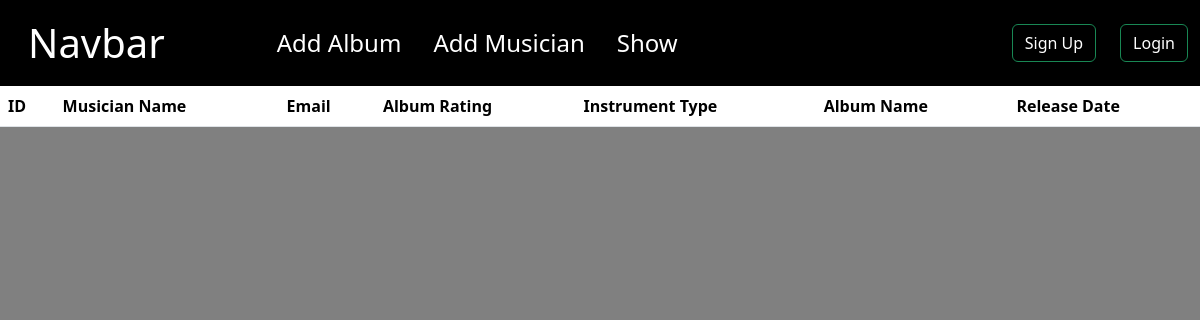
/show/, run on an earlier commit of the app's database.
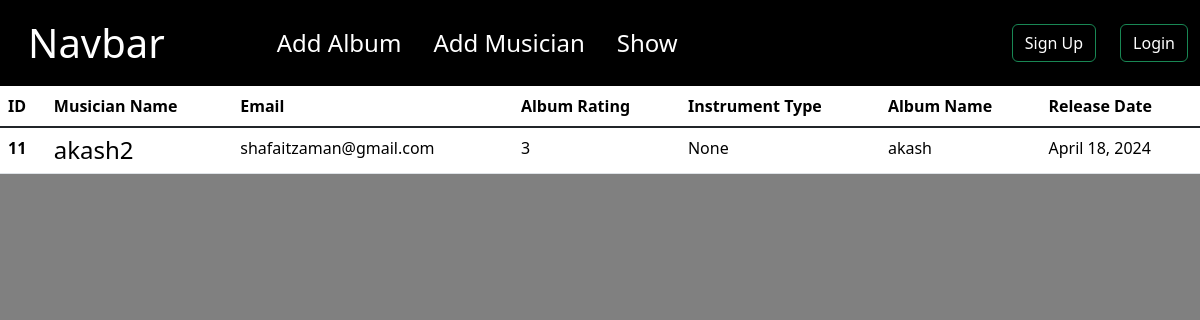
And on a later commit of the database.
### album/models.py (models this page shows)
class albums(models.Model):
    choice = [
        ("1", "1"),
        ("2", "2"),
        ("3", "3"),
        ("4", "4"),
        ("5", "5"),
    ]
    album_name = models.CharField(max_length=20)
    release_date = models.DateField()
    rating = models.CharField(choices=choice, max_length=50, default=True)
    musician = models.ForeignKey(musicians, on_delete=models.CASCADE)
    def __str__(self) -> str:
        return f"{self.album_name}"

### musician/models.py (models this page shows, shortened)
class musicians(models.Model):
    first_name = models.CharField(max_length=50)
    last_name = models.CharField(max_length=50)
    email = models.EmailField()
    phone_number = models.IntegerField()
    instrument_type = models.TextField(max_length=50, null=True, blank=True)

### show_detail/views.py (the view)
# urls.py: path("", index, name="add_musician"),
def index(request):
    data = albums.objects.all()
    print(data)
    return render(
        request,
        "show_detail/index.html",
        {"data": data, "logged": request.user.is_authenticated},
    )

### show_detail/templates/show_detail/index.html (shortened to what this page needs)
{% extends "base.html" %}
{% load static %}
{% block log %}
{{block.super}}
{% if logged %}
<a href="{% url 'logout' %}" class="btn btn-outline-danger text-white" type="submit">Logout</a>
{% else %}
<a href="{% url 'login' %}" class="btn btn-outline-success text-white" type="submit">Login</a>
{% endif %}
{% endblock log %}
{% block content %}
<section>
    <table class="table">
        <thead>
            <tr>
                <th scope="col">ID</th>
                <th scope="col">Musician Name</th>
                <th scope="col">Email</th>
                <th scope="col">Album Rating</th>
                <th scope="col">Instrument Type</th>
                <th scope="col">Album Name</th>
                <th scope="col">Release Date</th>
            </tr>
        </thead>
        <tbody class="table-group-divider">
            {% for i in data %}
            <tr>
                <th scope="row">{{i.id}}</th>
                <td><a class="h4 text-decoration-none"
                        href="{% url "edit_musician" i.musician.id %}">{{i.musician.first_name}}</a></td>
                <td>{{i.musician.email}}</td>
                <td>{{i.rating}}</td>
                <td>{{i.instrument_type|default:"None"}}</td>
                <td>{{i.album_name}}</td>
                <td>{{i.release_date}}</td>
            </tr>
            {% endfor %}
        </tbody>
    </table>
</section>
{% endblock content %}

What changed in the data, as far as the page shows it:
added albums: id "11", musician.first_name "akash2", musician.email "shafaitzaman@gmail.com", rating "3", instrument_type "None", album_name "akash", release_date "April 18, 2024"
